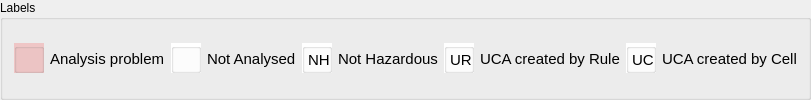
             <widget class="QGroupBox" name="groupBox_9">
              <property name="styleSheet">
               <string notr="true"/>
              </property>
              <property name="title">
               <string>Labels</string>
              </property>
              <layout class="QGridLayout" name="gridLayout_20">
               <item row="0" column="0">
                <layout class="QHBoxLayout" name="horizontalLayout_13">
                 <item>
                  <widget class="QGroupBox" name="groupBox_7">
                   <property name="minimumSize">
                    <size>
                     <width>30</width>
                     <height>30</height>
                    </size>
                   </property>
                   <property name="maximumSize">
                    <size>
                     <width>30</width>
                     <height>30</height>
                    </size>
                   </property>
                   <property name="autoFillBackground">
                    <bool>false</bool>
                   </property>
                   <property name="styleSheet">
                    <string notr="true">QGroupBox {
	background-color: rgb(239, 198, 198);
}</string>
                   </property>
                   <property name="title">
                    <string/>
                   </property>
                   <layout class="QGridLayout" name="gridLayout_12"/>
                  </widget>
                 </item>
                 <item>
                  <widget class="QLabel" name="label_38">
                   <property name="font">
                    <font>
                     <pointsize>11</pointsize>
                    </font>
                   </property>
                   <property name="text">
                    <string>Analysis problem</string>
                   </property>
                  </widget>
                 </item>
                 <item>
                  <widget class="QGroupBox" name="groupBox_13">
                   <property name="minimumSize">
                    <size>
                     <width>30</width>
                     <height>30</height>
                    </size>
                   </property>
                   <property name="maximumSize">
                    <size>
                     <width>30</width>
                     <height>30</height>
                    </size>
                   </property>
                   <property name="autoFillBackground">
                    <bool>false</bool>
                   </property>
                   <property name="styleSheet">
                    <string notr="true">QGroupBox {
	background-color: white;
}</string>
                   </property>
                   <property name="title">
                    <string/>
                   </property>
                   <layout class="QGridLayout" name="gridLayout_23">
                    <property name="leftMargin">
                     <number>3</number>
                    </property>
                    <property name="topMargin">
                     <number>0</number>
                    </property>
                    <property name="rightMargin">
                     <number>0</number>
                    </property>
                    <property name="bottomMargin">
                     <number>0</number>
                    </property>
                   </layout>
                  </widget>
                 </item>
                 <item>
                  <widget class="QLabel" name="label_50">
                   <property name="font">
                    <font>
                     <pointsize>11</pointsize>
                    </font>
                   </property>
                   <property name="text">
                    <string>Not Analysed</string>
                   </property>
                  </widget>
                 </item>
                 <item>
                  <widget class="QGroupBox" name="groupBox_15">
                   <property name="minimumSize">
                    <size>
                     <width>30</width>
                     <height>30</height>
                    </size>
                   </property>
                   <property name="maximumSize">
                    <size>
                     <width>30</width>
                     <height>30</height>
                    </size>
                   </property>
                   <property name="autoFillBackground">
                    <bool>false</bool>
                   </property>
                   <property name="styleSheet">
                    <string notr="true">QGroupBox {
	background-color: white;
}</string>
                   </property>
                   <property name="title">
                    <string/>
                   </property>
                   <layout class="QGridLayout" name="gridLayout_25">
                    <property name="leftMargin">
                     <number>3</number>
                    </property>
                    <property name="topMargin">
                     <number>0</number>
                    </property>
                    <property name="rightMargin">
                     <number>0</number>
                    </property>
                    <property name="bottomMargin">
                     <number>0</number>
                    </property>
                    <item row="0" column="0">
                     <widget class="QLabel" name="label_53">
                      <property name="font">
                       <font>
                        <pointsize>11</pointsize>
                       </font>
                      </property>
                      <property name="text">
                       <string>NH</string>
                      </property>
                     </widget>
                    </item>
                   </layout>
                  </widget>
                 </item>
                 <item>
                  <widget class="QLabel" name="label_40">
                   <property name="font">
                    <font>
                     <pointsize>11</pointsize>
                    </font>
                   </property>
                   <property name="text">
                    <string>Not Hazardous</string>
                   </property>
                  </widget>
                 </item>
                 <item>
                  <widget class="QGroupBox" name="groupBox_14">
                   <property name="minimumSize">
                    <size>
                     <width>30</width>
                     <height>30</height>
                    </size>
                   </property>
                   <property name="maximumSize">
                    <size>
                     <width>30</width>
                     <height>30</height>
                    </size>
                   </property>
                   <property name="autoFillBackground">
                    <bool>false</bool>
                   </property>
                   <property name="styleSheet">
                    <string notr="true">QGroupBox {
	background-color: white;
}</string>
                   </property>
                   <property name="title">
                    <string/>
                   </property>
                   <layout class="QGridLayout" name="gridLayout_24">
                    <property name="leftMargin">
                     <number>3</number>
                    </property>
                    <property name="topMargin">
                     <number>0</number>
                    </property>
                    <property name="rightMargin">
                     <number>0</number>
                    </property>
                    <property name="bottomMargin">
                     <number>0</number>
                    </property>
                    <item row="0" column="0">
                     <widget class="QLabel" name="label_52">
                      <property name="font">
                       <font>
                        <pointsize>11</pointsize>
                       </font>
                      </property>
                      <property name="text">
                       <string>UR</string>
                      </property>
                     </widget>
                    </item>
                   </layout>
                  </widget>
                 </item>
                 <item>
                  <widget class="QLabel" name="label_48">
                   <property name="font">
                    <font>
                     <pointsize>11</pointsize>
                    </font>
                   </property>
                   <property name="text">
                    <string>UCA created by Rule</string>
                   </property>
                  </widget>
                 </item>
                 <item>
                  <widget class="QGroupBox" name="groupBox_12">
                   <property name="minimumSize">
                    <size>
                     <width>30</width>
                     <height>30</height>
                    </size>
                   </property>
                   <property name="maximumSize">
                    <size>
                     <width>30</width>
                     <height>30</height>
                    </size>
                   </property>
                   <property name="autoFillBackground">
                    <bool>false</bool>
                   </property>
                   <property name="styleSheet">
                    <string notr="true">QGroupBox {
	background-color: white;
}</string>
                   </property>
                   <property name="title">
                    <string/>
                   </property>
                   <layout class="QGridLayout" name="gridLayout_22">
                    <property name="leftMargin">
                     <number>3</number>
                    </property>
                    <property name="topMargin">
                     <number>0</number>
                    </property>
                    <property name="rightMargin">
                     <number>0</number>
                    </property>
                    <property name="bottomMargin">
                     <number>0</number>
                    </property>
                    <item row="0" column="0">
                     <widget class="QLabel" name="label_49">
                      <property name="font">
                       <font>
                        <pointsize>11</pointsize>
                       </font>
                      </property>
                      <property name="text">
                       <string>UC</string>
                      </property>
                     </widget>
                    </item>
                   </layout>
                  </widget>
                 </item>
                 <item>
                  <widget class="QLabel" name="label_51">
                   <property name="font">
                    <font>
                     <pointsize>11</pointsize>
                    </font>
                   </property>
                   <property name="text">
                    <string>UCA created by Cell</string>
                   </property>
                  </widget>
                 </item>
                </layout>
               </item>
              </layout>
             </widget>
